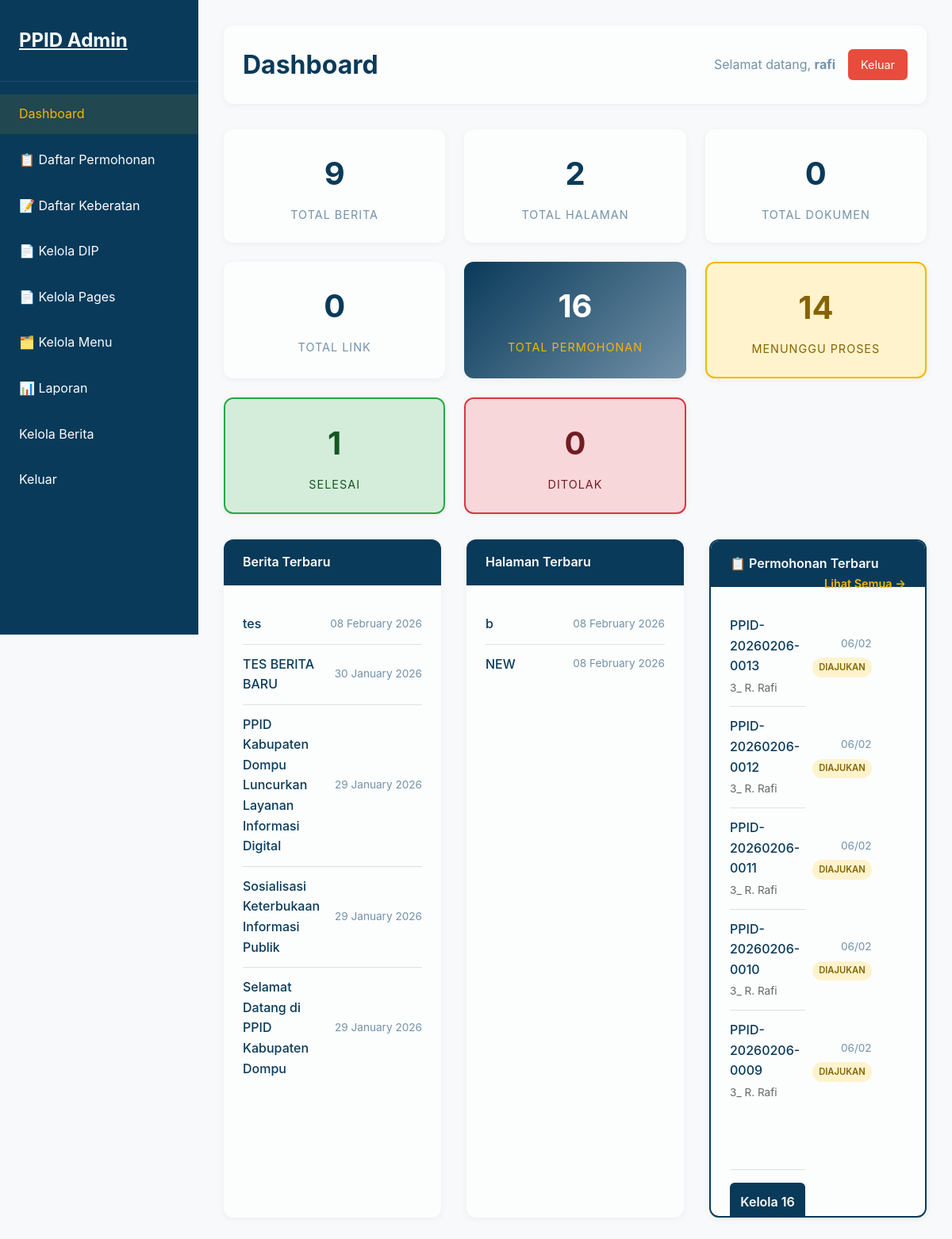
/admin/dashboard.php (signed in), run on an earlier commit of the app's database.
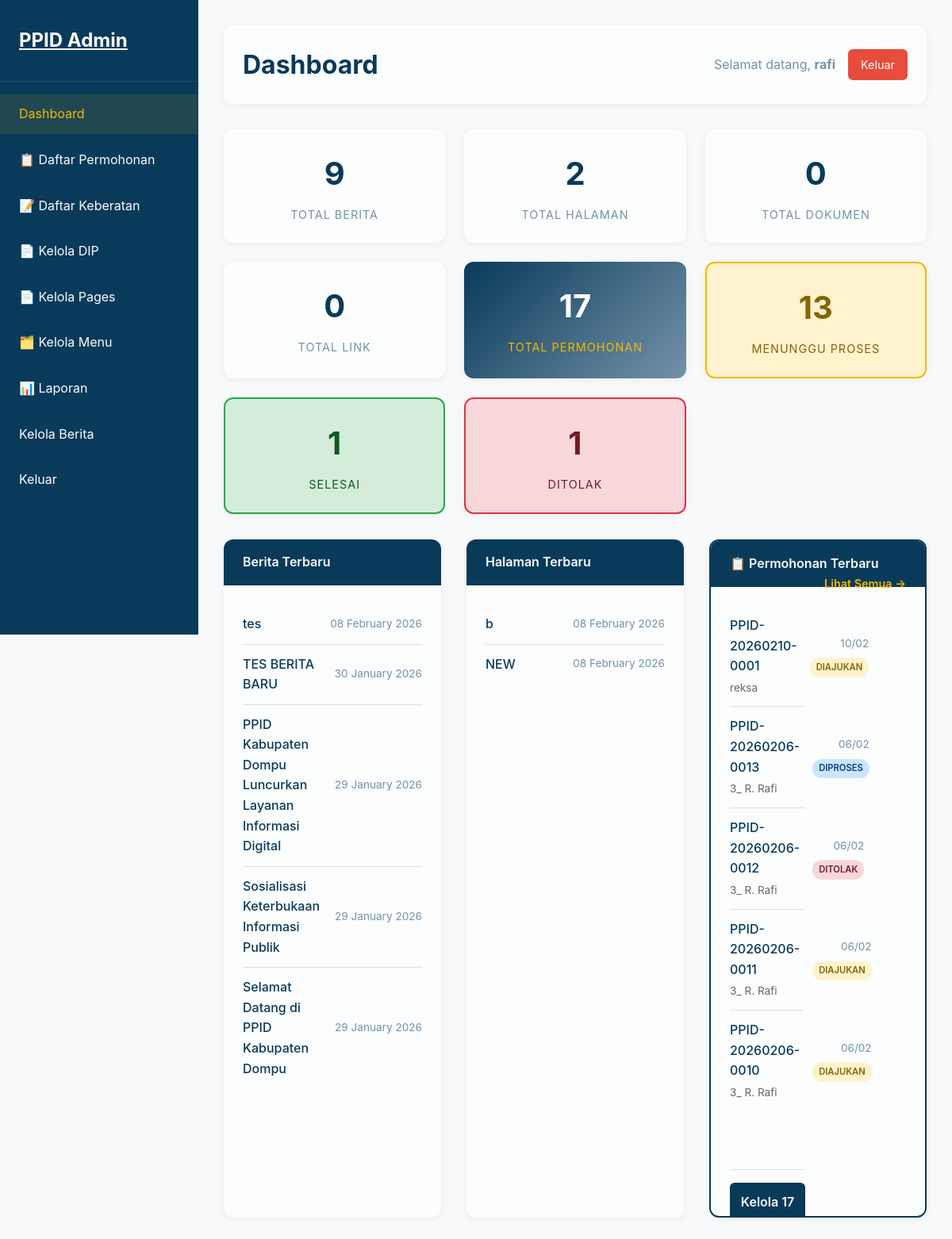
And on a later commit of the database.
### tables this page shows
CREATE TABLE `news` (
  `id` int(11) NOT NULL,
  `title` varchar(255) NOT NULL,
  `kategori` varchar(100) NOT NULL,
  `slug` varchar(255) NOT NULL,
  `excerpt` text DEFAULT NULL,
  `content` text DEFAULT NULL,
  `image` varchar(255) DEFAULT NULL,
  `status` enum('draft','published') DEFAULT 'published',
  `created_at` timestamp NOT NULL DEFAULT current_timestamp(),
  `updated_at` timestamp NOT NULL DEFAULT current_timestamp() ON UPDATE current_timestamp()
);

CREATE TABLE `pages` (
  `id` int(11) NOT NULL,
  `title` varchar(255) NOT NULL,
  `slug` varchar(255) NOT NULL,
  `content` text DEFAULT NULL,
  `created_at` timestamp NOT NULL DEFAULT current_timestamp(),
  `updated_at` timestamp NOT NULL DEFAULT current_timestamp() ON UPDATE current_timestamp()
);

CREATE TABLE `permohonan_informasi` (
  `id` int(11) NOT NULL,
  `nomor_registrasi` varchar(50) NOT NULL,
  `nama_pemohon` varchar(150) NOT NULL,
  `email` varchar(100) NOT NULL,
  `no_hp` varchar(20) DEFAULT NULL,
  `alamat` text DEFAULT NULL,
  `informasi_diminta` text NOT NULL,
  `tujuan_penggunaan` text DEFAULT NULL,
  `cara_memperoleh` enum('melihat','salinan','softcopy') NOT NULL,
  `status` enum('diajukan','diproses','ditolak','selesai') DEFAULT 'diajukan',
  `created_at` timestamp NOT NULL DEFAULT current_timestamp(),
  `pekerjaan` varchar(150) DEFAULT NULL,
  `jenis_identitas` varchar(100) DEFAULT NULL,
  `nomor_identitas` varchar(100) DEFAULT NULL,
  `scan_identitas` varchar(255) DEFAULT NULL,
  `tujuan_perangkat` varchar(150) DEFAULT NULL,
  `cara_mendapatkan` text DEFAULT NULL,
  `cara_pengambilan` varchar(100) DEFAULT NULL
);

### includes/config.php (called while the page is built, shortened)
<?php
function formatDate($date) {
    return date('d F Y', strtotime($date));
}
function buildUrl($url) {
    $url = trim((string)$url);
    return rtrim(BASE_URL, '/') . '/' . ltrim($url, '/');
}
?>

### admin/dashboard.php (the view, shortened to what the changed rows need)
<?php
require_once '../includes/config.php';
require_once '../includes/permohonan_service.php';
function tableExists($conn, $tableName) {
    $stmt = $conn->prepare("SELECT 1 FROM information_schema.tables WHERE table_schema = DATABASE() AND table_name = ? LIMIT 1");
    $stmt->bind_param("s", $tableName);
    $stmt->execute();
    $res = $stmt->get_result();
    return $res && $res->num_rows > 0;
}
function safeRecent($conn, $tableName, $limit = 5) {
    if (!tableExists($conn, $tableName)) {
        return null;
    }
    $limit = max(1, (int)$limit);
    $q = $conn->query("SELECT title, created_at FROM `{$tableName}` ORDER BY created_at DESC LIMIT {$limit}");
    return $q ?: null;
}
$permohonan_stats = [
    'total' => 0,
    'diajukan' => 0,
    'diproses' => 0,
    'selesai' => 0,
    'ditolak' => 0
];
if (tableExists($conn, 'permohonan_informasi')) {
    $stmt = $conn->prepare("SELECT status, COUNT(*) as count FROM permohonan_informasi GROUP BY status");
    $stmt->execute();
    $result = $stmt->get_result();
    while ($row = $result->fetch_assoc()) {
        $permohonan_stats[$row['status']] = $row['count'];
        $permohonan_stats['total'] += $row['count'];
    }
}
$recent_permohonan = null;
if (tableExists($conn, 'permohonan_informasi')) {
    $q = $conn->query("SELECT nomor_registrasi, nama_pemohon, status, created_at FROM permohonan_informasi ORDER BY created_at DESC LIMIT 5");
    $recent_permohonan = $q ?: null;
}
$recent_news = safeRecent($conn, 'news', 5);
$recent_pages = safeRecent($conn, 'pages', 5);
?>
<!DOCTYPE html>
<html lang="id">
<head>
    <link rel="stylesheet" href="../css/style.css">
</head>
<body class="admin-body admin-dashboard">
    <div class="admin-container">
        <div class="sidebar" id="sidebar">
            <div class="sidebar-header">
                <h2><a href="<?php echo buildUrl('index.php'); ?>" style="color: #FCFDFD;">PPID Admin</a></h2>
            </div>
        </div>
        <div class="main-content">
            <div class="content-header">
                <h1>Dashboard</h1>
            </div>
            <div class="stats-grid">
                <div class="stat-card" style="background: linear-gradient(135deg, #093A5A, #7392A8); color: white;">
                    <div class="stat-number" style="color: white;"><?php echo $permohonan_stats['total']; ?></div>
                    <div class="stat-label" style="color: #F4B800;">Total Permohonan</div>
                </div>
                <div class="stat-card" style="background: #fff3cd; border: 2px solid #F4B800;">
                    <div class="stat-number" style="color: #856404;"><?php echo $permohonan_stats['diajukan']; ?></div>
                    <div class="stat-label" style="color: #856404;">Menunggu Proses</div>
                </div>
                <div class="stat-card" style="background: #f8d7da; border: 2px solid #dc3545;">
                    <div class="stat-number" style="color: #721c24;"><?php echo $permohonan_stats['ditolak']; ?></div>
                    <div class="stat-label" style="color: #721c24;">Ditolak</div>
                </div>
            </div>
            <div class="dashboard-grid">
                <div class="dashboard-card">
                    <div class="card-content">
                        <ul class="recent-list">
                            <?php if ($recent_news): ?>
                                <?php while ($news = $recent_news->fetch_assoc()): ?>
                                    <li>
                                        <span class="recent-title"><?php echo htmlspecialchars($news['title']); ?></span>
                                        <span class="recent-date"><?php echo formatDate($news['created_at']); ?></span>
                                    </li>
                                <?php endwhile; ?>
                            <?php endif; ?>
                        </ul>
                    </div>
                </div>
                <div class="dashboard-card">
                    <div class="card-content">
                        <ul class="recent-list">
                            <?php if ($recent_pages): ?>
                                <?php while ($page = $recent_pages->fetch_assoc()): ?>
                                    <li>
                                        <span class="recent-title"><?php echo htmlspecialchars($page['title']); ?></span>
                                        <span class="recent-date"><?php echo formatDate($page['created_at']); ?></span>
                                    </li>
                                <?php endwhile; ?>
                            <?php endif; ?>
                        </ul>
                    </div>
                </div>
                <div class="dashboard-card" style="border: 2px solid #093A5A;">
                    <div class="card-content">
                        <ul class="recent-list">
                            <?php if ($recent_permohonan): ?>
                                <?php while ($permohonan = $recent_permohonan->fetch_assoc()): ?>
                                    <li>
                                        <div style="flex: 1;">
                                            <div class="recent-title" style="margin-bottom: 0.25rem;">
                                                <?php echo htmlspecialchars($permohonan['nomor_registrasi']); ?>
                                            </div>
                                            <div style="color: #666; font-size: 0.85rem;">
                                                <?php echo htmlspecialchars($permohonan['nama_pemohon']); ?>
                                            </div>
                                        </div>
                                        <div style="text-align: right;">
                                            <span class="recent-date" style="display: block; margin-bottom: 0.25rem;">
                                                <?php echo date('d/m', strtotime($permohonan['created_at'])); ?>
                                            </span>
                                            <span style="
                                                display: inline-block;
                                                padding: 0.2rem 0.5rem;
                                                border-radius: 12px;
                                                font-size: 0.7rem;
                                                font-weight: 600;
                                                text-transform: uppercase;
                                                <?php
                                                $statusColors = [
                                                    'diajukan' => 'background: #fff3cd; color: #856404;',
                                                    'diproses' => 'background: #cce5ff; color: #004085;',
                                                    'selesai' => 'background: #d4edda; color: #155724;',
                                                    'ditolak' => 'background: #f8d7da; color: #721c24;'
                                                ];
                                                echo $statusColors[$permohonan['status']] ?? '';
                                                ?>
                                            ">
                                                <?php
                                                $statusLabels = [
                                                    'diajukan' => 'Diajukan',
                                                    'diproses' => 'Diproses',
                                                    'selesai' => 'Selesai',
                                                    'ditolak' => 'Ditolak'
                                                ];
                                                echo $statusLabels[$permohonan['status']] ?? $permohonan['status'];
                                                ?>
                                            </span>
                                        </div>
                                    </li>
                                <?php endwhile; ?>
                            <?php endif; ?>
                        </ul>
                        <?php if ($permohonan_stats['total'] > 0): ?>
                            <div style="margin-top: 1rem; padding-top: 1rem; border-top: 1px solid #e0e0e0;">
                                <a href="<?php echo buildUrl('admin/permohonan/index.php'); ?>" style="
                                    display: block;
                                    text-align: center;
                                    background: #093A5A;
                                    color: #FCFDFD;
                                    padding: 0.75rem;
                                    border-radius: 6px;
                                    text-decoration: none;
                                    font-weight: 600;
                                    transition: all 0.3s ease;
                                " onmouseover="this.style.background='#7392A8'" onmouseout="this.style.background='#093A5A'">
                                    Kelola <?php echo $permohonan_stats['total']; ?> Permohonan
                                </a>
                            </div>
                        <?php endif; ?>
                    </div>
                </div>
            </div>
        </div>
    </div>
</body>
</html>

What changed in the data, as far as the page shows it:
no longer on this page (row unchanged): permohonan_informasi: nomor_registrasi "PPID-20260206-0009", nama_pemohon "3_ R. Rafi", created_at "06/02", status "DIAJUKAN"
added permohonan_informasi: nomor_registrasi "PPID-20260210-0001", nama_pemohon "reksa", created_at "10/02", status "DIAJUKAN"
changed permohonan_informasi "PPID-20260206-0013": status "DIAJUKAN" → "DIPROSES"
changed permohonan_informasi "PPID-20260206-0012": status "DIAJUKAN" → "DITOLAK"
Also different on the page:
$permohonan_stats['total']: "16" → "17"
$permohonan_stats['diajukan']: "14" → "13"
$permohonan_stats['ditolak']: "0" → "1"
